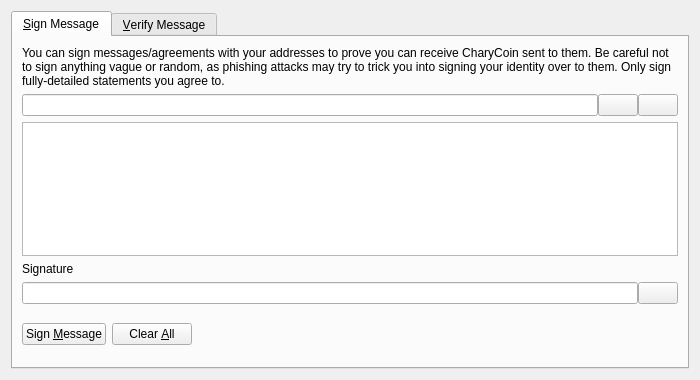
<?xml version="1.0" encoding="UTF-8"?>
<ui version="4.0">
 <class>SignVerifyMessageDialog</class>
 <widget class="QDialog" name="SignVerifyMessageDialog">
  <property name="geometry">
   <rect>
    <x>0</x>
    <y>0</y>
    <width>700</width>
    <height>380</height>
   </rect>
  </property>
  <property name="windowTitle">
   <string>Signatures - Sign / Verify a Message</string>
  </property>
  <property name="modal">
   <bool>true</bool>
  </property>
  <layout class="QVBoxLayout" name="verticalLayout">
   <item>
    <widget class="QTabWidget" name="tabWidget">
     <property name="currentIndex">
      <number>0</number>
     </property>
     <widget class="QWidget" name="tabSignMessage">
      <attribute name="title">
       <string>&amp;Sign Message</string>
      </attribute>
      <layout class="QVBoxLayout" name="verticalLayout_SM">
       <item>
        <widget class="QLabel" name="infoLabel_SM">
         <property name="text">
          <string>You can sign messages/agreements with your addresses to prove you can receive CharyCoin sent to them. Be careful not to sign anything vague or random, as phishing attacks may try to trick you into signing your identity over to them. Only sign fully-detailed statements you agree to.</string>
         </property>
         <property name="textFormat">
          <enum>Qt::PlainText</enum>
         </property>
         <property name="wordWrap">
          <bool>true</bool>
         </property>
        </widget>
       </item>
       <item>
        <layout class="QHBoxLayout" name="horizontalLayout_1_SM">
         <property name="spacing">
          <number>0</number>
         </property>
         <item>
          <widget class="QValidatedLineEdit" name="addressIn_SM">
           <property name="toolTip">
            <string>The CharyCoin address to sign the message with</string>
           </property>
          </widget>
         </item>
         <item>
          <widget class="QPushButton" name="addressBookButton_SM">
           <property name="toolTip">
            <string>Choose previously used address</string>
           </property>
           <property name="text">
            <string/>
           </property>
           <property name="shortcut">
            <string>Alt+A</string>
           </property>
           <property name="autoDefault">
            <bool>false</bool>
           </property>
          </widget>
         </item>
         <item>
          <widget class="QPushButton" name="pasteButton_SM">
           <property name="toolTip">
            <string>Paste address from clipboard</string>
           </property>
           <property name="text">
            <string/>
           </property>
           <property name="shortcut">
            <string>Alt+P</string>
           </property>
           <property name="autoDefault">
            <bool>false</bool>
           </property>
          </widget>
         </item>
        </layout>
       </item>
       <item>
        <widget class="QPlainTextEdit" name="messageIn_SM">
         <property name="toolTip">
          <string>Enter the message you want to sign here</string>
         </property>
        </widget>
       </item>
       <item>
        <widget class="QLabel" name="signatureLabel_SM">
         <property name="text">
          <string>Signature</string>
         </property>
         <property name="textFormat">
          <enum>Qt::PlainText</enum>
         </property>
        </widget>
       </item>
       <item>
        <layout class="QHBoxLayout" name="horizontalLayout_2_SM">
         <property name="spacing">
          <number>0</number>
         </property>
         <item>
          <widget class="QLineEdit" name="signatureOut_SM">
           <property name="font">
            <font>
             <italic>true</italic>
            </font>
           </property>
           <property name="readOnly">
            <bool>true</bool>
           </property>
          </widget>
         </item>
         <item>
          <widget class="QPushButton" name="copySignatureButton_SM">
           <property name="toolTip">
            <string>Copy the current signature to the system clipboard</string>
           </property>
           <property name="text">
            <string/>
           </property>
           <property name="autoDefault">
            <bool>false</bool>
           </property>
          </widget>
         </item>
        </layout>
       </item>
       <item>
        <layout class="QHBoxLayout" name="horizontalLayout_3_SM">
         <item>
          <widget class="QPushButton" name="signMessageButton_SM">
           <property name="toolTip">
            <string>Sign the message to prove you own this CharyCoin address</string>
           </property>
           <property name="text">
            <string>Sign &amp;Message</string>
           </property>
           <property name="autoDefault">
            <bool>false</bool>
           </property>
          </widget>
         </item>
         <item>
          <widget class="QPushButton" name="clearButton_SM">
           <property name="toolTip">
            <string>Reset all sign message fields</string>
           </property>
           <property name="text">
            <string>Clear &amp;All</string>
           </property>
           <property name="autoDefault">
            <bool>false</bool>
           </property>
          </widget>
         </item>
         <item>
          <spacer name="horizontalSpacer_1_SM">
           <property name="orientation">
            <enum>Qt::Horizontal</enum>
           </property>
           <property name="sizeHint" stdset="0">
            <size>
             <width>40</width>
             <height>48</height>
            </size>
           </property>
          </spacer>
         </item>
         <item>
          <widget class="QLabel" name="statusLabel_SM">
           <property name="font">
            <font>
             <weight>75</weight>
             <bold>true</bold>
            </font>
           </property>
           <property name="text">
            <string/>
           </property>
           <property name="wordWrap">
            <bool>true</bool>
           </property>
          </widget>
         </item>
         <item>
          <spacer name="horizontalSpacer_2_SM">
           <property name="orientation">
            <enum>Qt::Horizontal</enum>
           </property>
           <property name="sizeHint" stdset="0">
            <size>
             <width>40</width>
             <height>48</height>
            </size>
           </property>
          </spacer>
         </item>
        </layout>
       </item>
      </layout>
     </widget>
     <widget class="QWidget" name="tabVerifyMessage">
      <attribute name="title">
       <string>&amp;Verify Message</string>
      </attribute>
      <layout class="QVBoxLayout" name="verticalLayout_VM">
       <item>
        <widget class="QLabel" name="infoLabel_VM">
         <property name="text">
          <string>Enter the receiver's address, message (ensure you copy line breaks, spaces, tabs, etc. exactly) and signature below to verify the message. Be careful not to read more into the signature than what is in the signed message itself, to avoid being tricked by a man-in-the-middle attack. Note that this only proves the signing party receives with the address, it cannot prove sendership of any transaction!</string>
         </property>
         <property name="textFormat">
          <enum>Qt::PlainText</enum>
         </property>
         <property name="alignment">
          <set>Qt::AlignLeading|Qt::AlignLeft|Qt::AlignTop</set>
         </property>
         <property name="wordWrap">
          <bool>true</bool>
         </property>
        </widget>
       </item>
       <item>
        <layout class="QHBoxLayout" name="horizontalLayout_1_VM">
         <property name="spacing">
          <number>0</number>
         </property>
         <item>
          <widget class="QValidatedLineEdit" name="addressIn_VM">
           <property name="toolTip">
            <string>The CharyCoin address the message was signed with</string>
           </property>
          </widget>
         </item>
         <item>
          <widget class="QPushButton" name="addressBookButton_VM">
           <property name="toolTip">
            <string>Choose previously used address</string>
           </property>
           <property name="text">
            <string/>
           </property>
           <property name="shortcut">
            <string>Alt+A</string>
           </property>
           <property name="autoDefault">
            <bool>false</bool>
           </property>
          </widget>
         </item>
        </layout>
       </item>
       <item>
        <widget class="QPlainTextEdit" name="messageIn_VM"/>
       </item>
       <item>
        <widget class="QValidatedLineEdit" name="signatureIn_VM"/>
       </item>
       <item>
        <layout class="QHBoxLayout" name="horizontalLayout_2_VM">
         <item>
          <widget class="QPushButton" name="verifyMessageButton_VM">
           <property name="toolTip">
            <string>Verify the message to ensure it was signed with the specified CharyCoin address</string>
           </property>
           <property name="text">
            <string>Verify &amp;Message</string>
           </property>
           <property name="autoDefault">
            <bool>false</bool>
           </property>
          </widget>
         </item>
         <item>
          <widget class="QPushButton" name="clearButton_VM">
           <property name="toolTip">
            <string>Reset all verify message fields</string>
           </property>
           <property name="text">
            <string>Clear &amp;All</string>
           </property>
           <property name="autoDefault">
            <bool>false</bool>
           </property>
          </widget>
         </item>
         <item>
          <spacer name="horizontalSpacer_1_VM">
           <property name="orientation">
            <enum>Qt::Horizontal</enum>
           </property>
           <property name="sizeHint" stdset="0">
            <size>
             <width>40</width>
             <height>48</height>
            </size>
           </property>
          </spacer>
         </item>
         <item>
          <widget class="QLabel" name="statusLabel_VM">
           <property name="font">
            <font>
             <weight>75</weight>
             <bold>true</bold>
            </font>
           </property>
           <property name="text">
            <string/>
           </property>
           <property name="wordWrap">
            <bool>true</bool>
           </property>
          </widget>
         </item>
         <item>
          <spacer name="horizontalSpacer_2_VM">
           <property name="orientation">
            <enum>Qt::Horizontal</enum>
           </property>
           <property name="sizeHint" stdset="0">
            <size>
             <width>40</width>
             <height>48</height>
            </size>
           </property>
          </spacer>
         </item>
        </layout>
       </item>
      </layout>
     </widget>
    </widget>
   </item>
  </layout>
 </widget>
 <customwidgets>
  <customwidget>
   <class>QValidatedLineEdit</class>
   <extends>QLineEdit</extends>
   <header>qvalidatedlineedit.h</header>
  </customwidget>
 </customwidgets>
 <resources>
  <include location="../charycoin.qrc"/>
 </resources>
 <connections/>
</ui>
